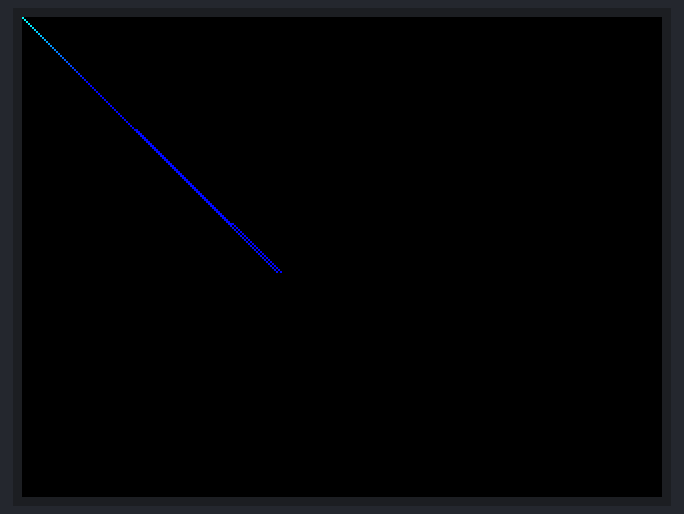
Simulated run of this sketch. Board: ESP32. On the bench: 320×240 colour display. The local clock reads 2024-03-15 10:24:30 at power-on unless the sketch sets it; random numbers use the default seed unless the sketch sets one; what the sketch prints to the serial monitor is not drawn.

Above: at 14.2 s.
At 15.71 s:
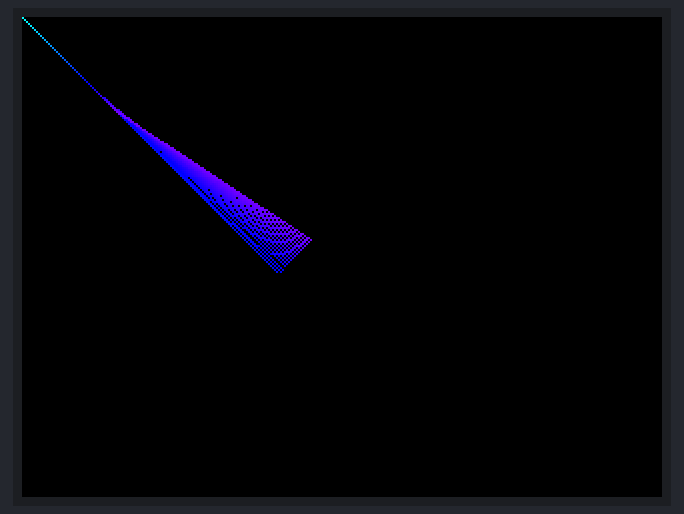
At 16.93 s:
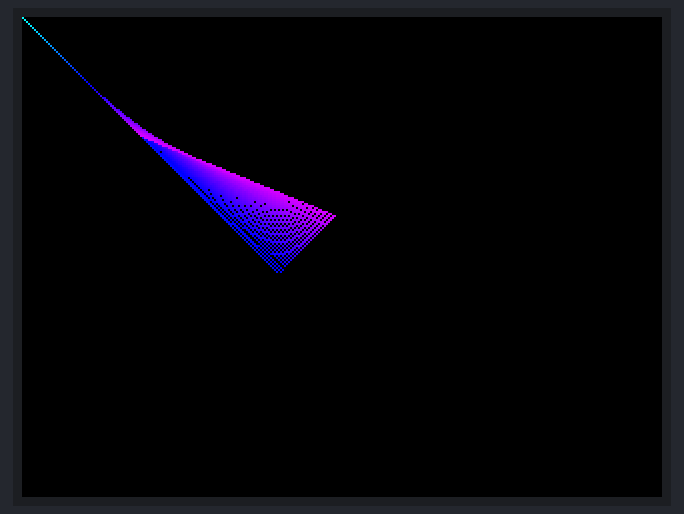
At 19.44 s:
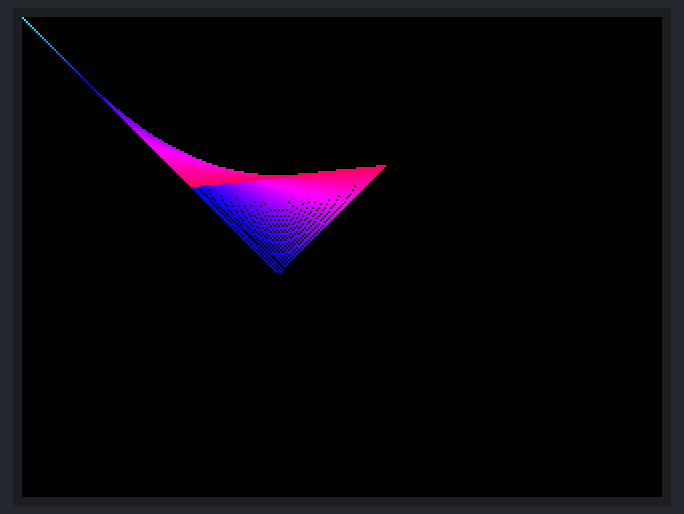
At 27.03 s:
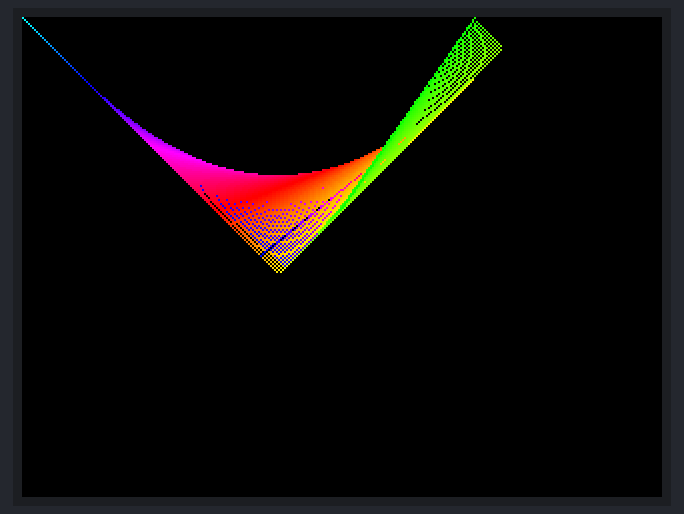
At 39.66 s:
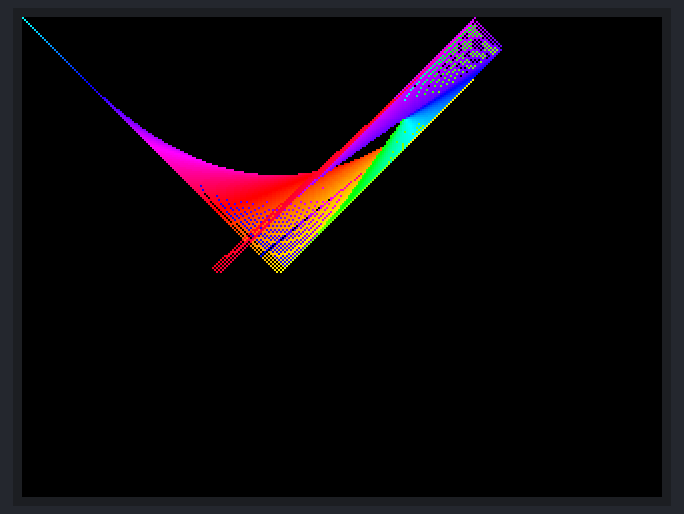

The sketch:

ColorMoire.ino
```cpp
/*
  An example showing rainbow colours on a 160x128 TFT LCD screen
  and to show a basic example of font use.

  This example plots the text in a sprite then pushes the sprite to the
  TFT screen.

  Make sure all the display driver and pin comnenctions are correct by
  editting the User_Setup.h file in the TFT_eSPI library folder.

  Note that yield() or delay(0) must be called in long duration for/while
  loops to stop the ESP8266 watchdog triggering.

  #########################################################################
  ###### DON'T FORGET TO UPDATE THE User_Setup.h FILE IN THE LIBRARY ######
  #########################################################################
*/

#define IWIDTH  240
#define IHEIGHT 128
#define DISPLAY_WIDTH 240
#define DISPLAY_HEIGHT 128

#include <TFT_eSPI.h> // Graphics and font library
#include <SPI.h>

TFT_eSPI tft = TFT_eSPI();  // Invoke library, pins defined in
#include <User_Setup.h>

TFT_eSprite img = TFT_eSprite(&tft);

 // line points
  uint8_t ix, jy, px, qy;

  // deltas moves up or down
  // moves up each point independently
  //
  //if 1 or down if 0
  uint8_t ixdelta, jydelta, pxdelta, qydelta;

  // line color swap - every other line is black or white
  // could be variable :)
  uint8_t lastcolor = 0;


unsigned long targetTime = 0;
byte red = 31;
byte green = 0;
byte blue = 0;
byte state = 0;
unsigned int colour = red << 11;

void setup(void) {
  tft.init();
  tft.setRotation(1);
  tft.fillScreen(TFT_BLACK);

  img.createSprite(IWIDTH, IHEIGHT);
  img.fillSprite(TFT_BLACK);
Serial.println("Initialized");
  targetTime = millis() + 1000;
}

void loop() {
    if (targetTime < millis()) {
      targetTime = millis() + 100;//10000;
      drawLines();
    //  delay(10);
    }
  /*

    // The standard ADAFruit font still works as before
    img.setTextColor(TFT_BLACK);
    img.setCursor (12, 5);
    img.print("Original ADAfruit font!");

    // The new larger fonts do not use the .setCursor call, coords are embedded
    img.setTextColor(TFT_BLACK, TFT_BLACK); // Do not plot the background colour

    // Overlay the black text on top of the rainbow plot (the advantage of not drawing the backgorund colour!)
    img.drawCentreString("Font size 2", 80, 14, 2); // Draw text centre at position 80, 12 using font 2

    //img.drawCentreString("Font size 2",81,12,2); // Draw text centre at position 80, 12 using font 2

    img.drawCentreString("Font size 4", 80, 30, 4); // Draw text centre at position 80, 24 using font 4

    img.drawCentreString("12.34", 80, 54, 6); // Draw text centre at position 80, 24 using font 6

    img.drawCentreString("12.34 is in font size 6", 80, 92, 2); // Draw text centre at position 80, 90 using font 2

    // Note the x position is the top left of the font!

    // draw a floating point number
    float pi = 3.14159; // Value to print
    int precision = 3;  // Number of digits after decimal point
    int xpos = 50;      // x position
    int ypos = 110;     // y position
    int font = 2;       // font number only 2,4,6,7 valid. Font 6 only contains characters [space] 0 1 2 3 4 5 6 7 8 9 0 : a p m
    xpos += img.drawFloat(pi, precision, xpos, ypos, font); // Draw rounded number and return new xpos delta for next print position
    img.drawString(" is pi", xpos, ypos, font); // Continue printing from new x position

    img.pushSprite(0, 0);
  }*/

}

// Adapted from Adafruit_SSD1306
void drawLines() {

 // if a point exceed display limits, reverse delta
 // ix
 if (ix >= DISPLAY_WIDTH && ixdelta > 0) {
   ixdelta = 0;
 }
 else if (ix < 1 && ixdelta<1) {
   ixdelta = 1;
 }
 if (ixdelta > 0) ix++; else ix--;

 // jy
 if (jy >= DISPLAY_HEIGHT && jydelta > 0) {
   jydelta = 0;
 }
 else if (jy < 1 && jydelta < 1) {
   jydelta = 1;
 }
 if (jydelta > 0) jy++; else jy--;

// px
 if (px >= DISPLAY_WIDTH && pxdelta > 0) {
   pxdelta = 0;
 }
 else if (px < 1 && pxdelta < 1) {
   pxdelta = 1;
 }
 if (pxdelta > 0) px++; else px--;

// qy
 if (qy >= DISPLAY_HEIGHT && qydelta > 0) {
   qydelta = 0;
 }
 else if (qy < 1 && qydelta < 1) {
   qydelta = 1;
 }
 if (qydelta > 0) qy++; else qy--;


// random change to prevent boringly similar patterns

srand(time(NULL));
uint8_t rdelta = rand();
if (rdelta == 0 ) rdelta++;

if(ix % rdelta == 1) {
if (ixdelta > 0  && ix < DISPLAY_WIDTH && ix > 0) ix++; else ix--;
 //if (ixdelta > 0) ixdelta=0; else ixdelta=1;
}
if(jy % rdelta == 1) {
 if (jydelta > 0 && jy < DISPLAY_HEIGHT && jy > 0) jy++; else jy--;
//if (jydelta > 0) jydelta=0; else jydelta=1;
}
if(px % rdelta == 1) {
 if (pxdelta > 0 && px < DISPLAY_WIDTH && px > 0) px++; else px--;
//if (pxdelta > 0) pxdelta=0; else pxdelta=1;
}
if(qy % rdelta == 1) {
 if (qydelta > 0 && qy < DISPLAY_HEIGHT && qy > 0) qy++; else qy--;
}

// reverse deltas if equal
// although the patterns can be enjoyable

if( ix == px ){

    if (ixdelta == pxdelta) {
      if (ixdelta == 0) ixdelta=1; else ixdelta=0;
    }
}
if( jy == qy ){

    if (jydelta == qydelta) {
      if (jydelta == 0) jydelta=1; else jydelta=0;
    }
}

/* debug
Serial.print(ix);Serial.print(" ");
Serial.print(jy);Serial.print(" ");
Serial.print(px);Serial.print(" ");
Serial.print(qy);Serial.print(" ");
Serial.println(rdelta);
*/

// swap colors to create the zebra
if(lastcolor == 0){
 //Heltec.display->setColor(WHITE);
 lastcolor = 1;
}
else{
 //Heltec.display->setColor(BLACK);
 lastcolor = 0;

}


    // Colour changing state machine
  //  for (int i = 0; i < IWIDTH; i++) {
     // img.drawLine(i, 0, img.height(), colour);
      switch (state) {
        case 0:
          green += 2;
          if (green == 64) {
            green = 63;
            state = 1;
          }
          break;
        case 1:
          red--;
          if (red == 255) {
            red = 0;
            state = 2;
          }
          break;
        case 2:
          blue ++;
          if (blue == 32) {
            blue = 31;
            state = 3;
          }
          break;
        case 3:
          green -= 2;
          if (green == 255) {
            green = 0;
            state = 4;
          }
          break;
        case 4:
          red ++;
          if (red == 32) {
            red = 31;
            state = 5;
          }
          break;
        case 5:
          blue --;
          if (blue == 255) {
            blue = 0;
            state = 0;
          }
          break;
      }
      colour = red << 11 | green << 5 | blue;
 //   }
    Serial.println(colour);
//Heltec.display->drawLine(ix, jy, px, qy);
img.drawLine(ix, jy, px, qy, colour);
//Heltec.display->display();

    img.pushSprite(0, 0);


}
```
